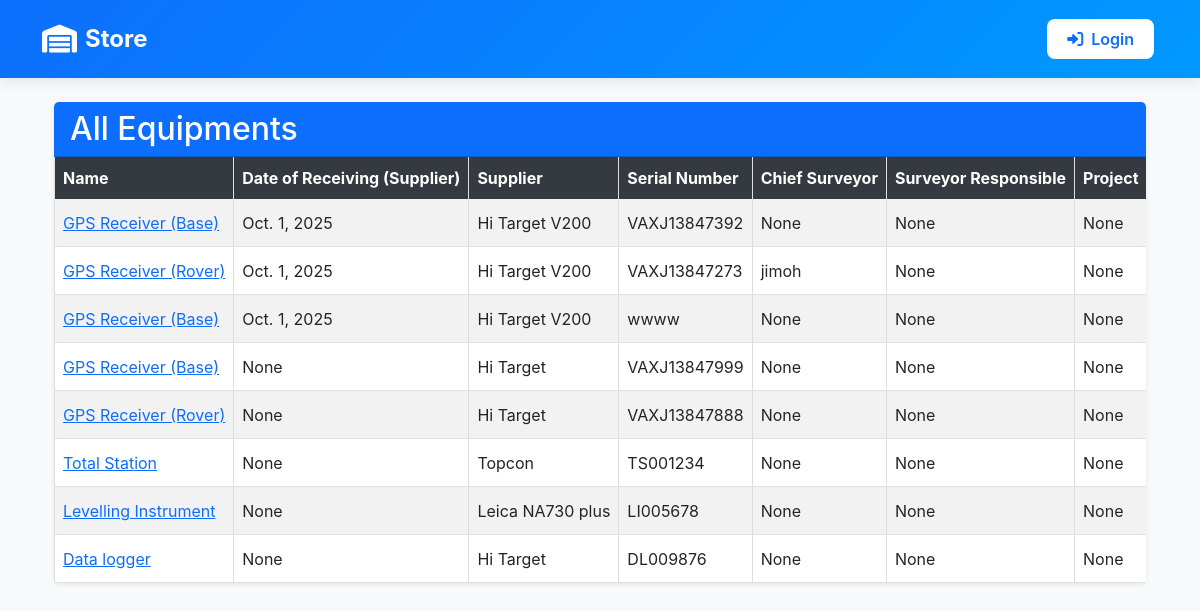
/store_all/, run on an earlier commit of the app's database.
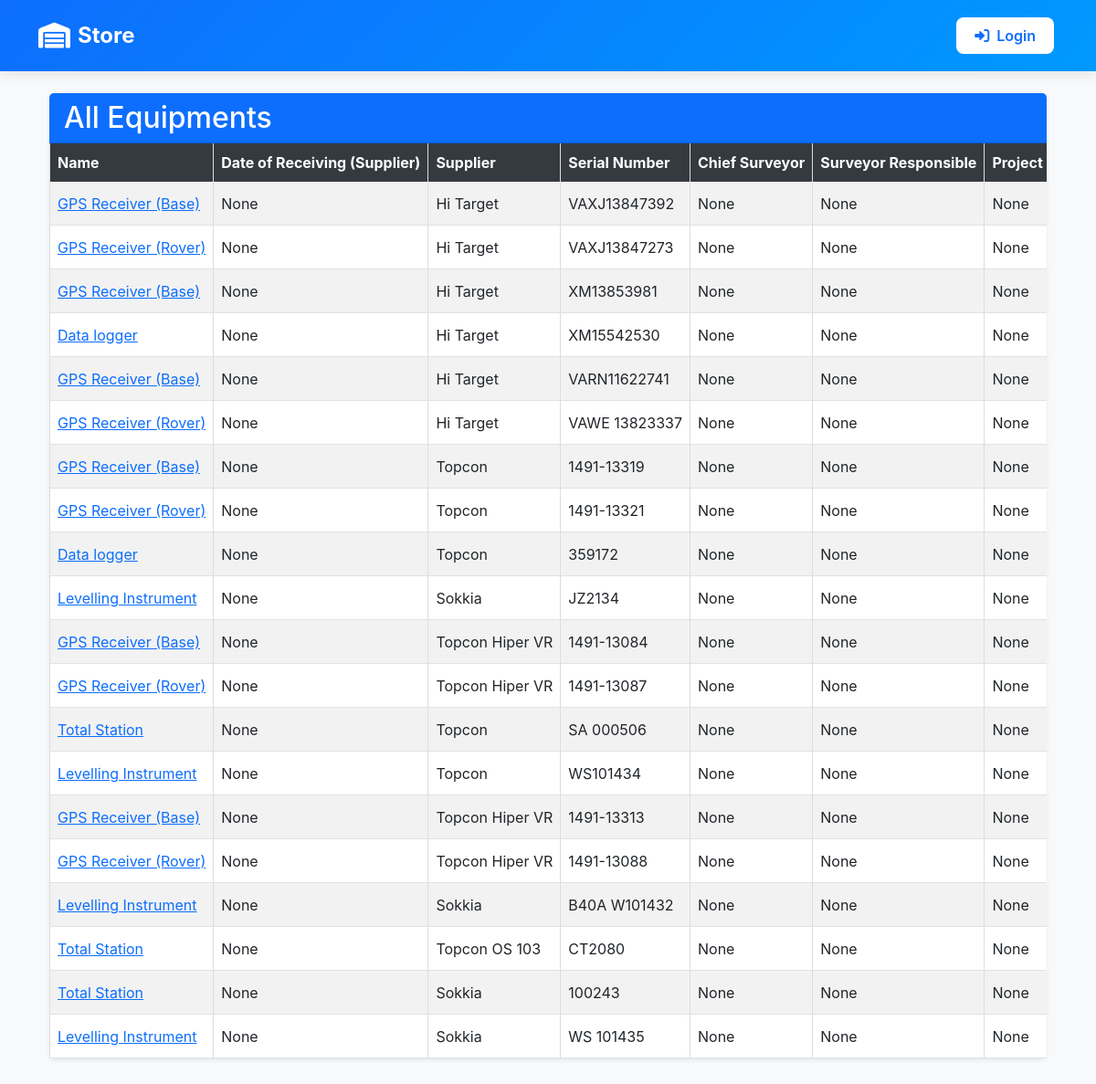
And on a later commit of the database.
### inventory/models.py (models this page shows, shortened)
class EquipmentsInSurvey(models.Model):
    EQUIPMENT_CHOICES = [
        ('GPS Receiver (Base)', 'GPS Receiver (Base)'),
        ('GPS Receiver (Rover)', 'GPS Receiver (Rover)'),
        ('Data logger', 'Data logger'),
        ('External Radio', "External Radio"),
        ('Total Station', "Total Station"),
        ('Levelling Instrument', 'Levelling Instrument'),
        ('Eco Sounder', 'Eco Sounder'),
    ]
    owner_choice = [
        ('Hi-Tech', "Hi-Tech"),
        ("Sub-Contractor", "Sub-Contractor")
    ]
    name = models.CharField(max_length=100, help_text="Equipment Name", choices=EQUIPMENT_CHOICES)
    date_of_receiving_from_supplier = models.DateField(blank=True, null=True)
    supplier = models.CharField(max_length=100, help_text="Manufacturer/Model from CSV")
    owner = models.CharField(max_length=20, choices=owner_choice)
    serial_number = models.CharField(max_length=100, help_text="Equipment Serial Number")
    condition = models.CharField(max_length=50, help_text="Equipment condition from CSV", default="Good")
    CONDITION_AFTER_USE_CHOICES = [
        ("Good", "Good"),
        ("Need Repair", "Need Repair")
    ]
    chief_surveyor = models.ForeignKey(User, on_delete=models.CASCADE, null=True, blank=True)
    surveyor_responsible = models.CharField(max_length=100, null=True, blank=True, help_text="Name of the surveyor responsible for the equipment")
    quantity = models.PositiveBigIntegerField(default=1, help_text="Number of Quantity")
    project = models.CharField(max_length=20, choices=[('Coastal Road', 'Coastal Road'), ('Sokoto', 'Sokoto')], blank=True, null=True, help_text="Project Name")
    section = models.CharField(max_length=100, null=True, blank=True)
    date_receiving_from_department = models.DateField(blank=True, null=True, help_text="Date when the equipment was received from the department")
    status = models.CharField(choices=[('In Store', 'In Store'), ('In Field', 'In Field'), ('With Chief Surveyor', 'With Chief Surveyor'), ('Returning', 'Returning'), ('Delivering', 'Delivering')], max_length=100, default='In Store', blank=True, null=True, help_text="Current status of the equipment")
    delivery_status = models.CharField(max_length=10, choices=[('Delivered', 'Delivered'), ('Delivering', 'Delivering'), ('Cancelled', 'Cancelled')], null=True, blank=True)
    return_comment = models.TextField(null=True, blank=True, help_text="Comment when equipment is returned")
    return_date = models.DateTimeField(null=True, blank=True, help_text="Date when equipment was returned")

### inventory/views.py (the view)
# urls.py: path('store_all/', store_all, name='store_all'),
def store_all(request):
    data = EquipmentsInSurvey.objects.all()
    return render(request, 'inventory/store_all.html', {'data': data})

### inventory/context_processors.py (called while the page is built)
def is_admin(request):
    return {'is_admin': request.user.is_authenticated and request.user.is_superuser}

### inventory/templates/inventory/store_all.html (shortened to what this page needs)
{% extends 'base/base_dashboard.html' %}
{% block content %}
<div class="container-fluid mt-4">
    <div class="card shadow-sm border-0">
        <div class="card-header bg-primary text-white">
            <h2 class="mb-0">All Equipments</h2>
        </div>
        <div class="card-body p-0">
            <div class="table-responsive" style="overflow-x: auto; -webkit-overflow-scrolling: touch;">
                <table class="table table-striped table-hover table-bordered align-middle mb-0">
                    <thead class="table-dark">
                        <tr>
                            <th>Name</th>
                            <th>Date of Receiving (Supplier)</th>
                            <th>Supplier</th>
                            <th>Serial Number</th>
                            <th>Chief Surveyor</th>
                            <th>Surveyor Responsible</th>
                            <th>Project</th>
                        </tr>
                    </thead>
                    <tbody>
                        {% for info in data %}
                        <tr>
                            <td><a href="{% url 'equipment_detail' info.id %}">{{ info.name }}</a></td>
                            <td>{{ info.date_of_receiving_from_supplier }}</td>
                            <td>{{ info.supplier }}</td>
                            <td>{{ info.serial_number }}</td>
                            <td>{{ info.chief_surveyor }}</td>
                            <td>{{ info.surveyor_responsible }}</td>
                            <td>{{ info.project }}</td>
                        </tr>
                        {% endfor %}
                    </tbody>
                </table>
            </div>
        </div>
    </div>
</div>
{% endblock %}

### templates/base/base_dashboard.html (shortened to what this page needs)
<!DOCTYPE html>
<html lang="en">
<head>
    {% load static %}
    <link href="https://cdn.jsdelivr.net/npm/bootstrap@5.3.0-alpha1/dist/css/bootstrap.min.css" rel="stylesheet">
    <link href="https://cdnjs.cloudflare.com/ajax/libs/font-awesome/6.0.0/css/all.min.css" rel="stylesheet">
</head>
<body>
<nav class="navbar navbar-expand-lg navbar-dark sticky-top">
    <div class="container">
        <a class="navbar-brand" href="{% if is_admin %}{% url 'store' %}{% else %}#{% endif %}">
            <i class="fas fa-warehouse"></i>
            {% if is_admin %}Head Office{% else %}Store{% endif %}
        </a>
        <div class="collapse navbar-collapse" id="navbarNav">
            <ul class="navbar-nav ms-auto align-items-center">
                {% if user.is_authenticated or is_admin %}
                    <li class="nav-item">
                        <div class="user-welcome">
                            <i class="fas fa-user-circle"></i>
                            <span>Hello, {{ user.username }}</span>
                        </div>
                    </li>
                    {% if is_admin %}
                        <li class="nav-item">
                            <a class="nav-link {% if request.resolver_match.url_name == 'store' %}active{% endif %}"
                               href="{% url 'store' %}">
                                <i class="fas fa-store me-2"></i>Store
                            </a>
                        </li>
                        <li class="nav-item">
                            <a class="nav-link {% if request.resolver_match.url_name == 'store_all' %}active{% endif %}"
                               href="{% url 'store_all' %}">
                                <i class="fas fa-boxes me-2"></i>All Equipment
                            </a>
                        </li>
                        <li class="nav-item">
                            <a class="nav-link {% if request.resolver_match.url_name == 'store_field' %}active{% endif %}"
                               href="{% url 'store_field' %}">
                                <i class="fas fa-map-marked-alt me-2"></i>In Field
                            </a>
                        </li>
                        <li class="nav-item">
                            <a class="nav-link {% if request.resolver_match.url_name == 'store_returning' %}active{% endif %}"
                               href="{% url 'store_returning' %}">
                                <i class="fas fa-undo me-2"></i>Returning
                            </a>
                        </li>
                        <li class="nav-item">
                            <a class="nav-link {% if request.resolver_match.url_name == 'delivery' %}active{% endif %}"
                               href="{% url 'delivery' %}">
                                <i class="fas fa-truck me-2"></i>Delivery
                            </a>
                        </li>
                        <li class="nav-item">
                            <a class="nav-link {% if request.resolver_match.url_name == 'personnel_list' %}active{% endif %}"
                               href="{% url 'personnel_list' %}">
                                <i class="fas fa-users me-2"></i>Personnel
                            </a>
                        </li>
                    {% else %}
                        <li class="nav-item">
                            <a class="nav-link {% if request.resolver_match.url_name == 'request_equipment' %}active{% endif %}"
                               href="{% url 'request_equipment' %}">
                                <i class="fas fa-shopping-cart me-2"></i>My Store
                            </a>
                        </li>
                        <li class="nav-item">
                            <a class="nav-link {% if request.resolver_match.url_name == 'profile' %}active{% endif %}"
                               href="{% url 'profile' %}">
                                <i class="fas fa-clipboard-list me-2"></i>In Field
                            </a>
                        </li>
                        <li class="nav-item">
                            <a class="nav-link {% if request.resolver_match.url_name == 'store_returning' %}active{% endif %}"
                               href="{% url 'store_returning' %}">
                                <i class="fas fa-undo me-2"></i>Returning
                            </a>
                        </li>
                        <li class="nav-item">
                            <a class="nav-link {% if request.resolver_match.url_name == 'delivery' %}active{% endif %}"
                               href="{% url 'delivery' %}">
                                <i class="fas fa-truck me-2"></i>Delivery
                            </a>
                        </li>
                    {% endif %}
                    <li class="nav-item">
                        <form method="POST" action="{% url 'logout' %}">
                            {% csrf_token %}
                            <button type="submit" class="btn nav-btn">
                                <i class="fas fa-sign-out-alt me-2"></i>Logout
                            </button>
                        </form>
                    </li>
                {% else %}
                    <li class="nav-item">
                        <a class="nav-link nav-btn" href="{% url 'login' %}">
                            <i class="fas fa-sign-in-alt me-2"></i>Login
                        </a>
                    </li>
                {% endif %}
            </ul>
        </div>
    </div>
</nav>
<div class="container">
    {% block content %}
    {% endblock %}
</div>
</body>
</html>

### templates/base/base_dashboard.html (style rules this page uses)
.navbar { padding: 1rem 0; background: linear-gradient(135deg, #0d6efd 0%, #0099ff 100%) !important; box-shadow: 0 2px 15px rgba(0, 0, 0, 0.1); }
.navbar-brand { font-size: 1.5rem; font-weight: 700; color: white !important; display: flex; align-items: center; gap: 0.5rem; }
.navbar-brand i { font-size: 1.75rem; }
.nav-item { margin: 0 0.25rem; }
.nav-link { color: rgba(255, 255, 255, 0.9) !important; font-weight: 500; padding: 0.5rem 1rem !important; border-radius: 0.5rem; transition: all 0.3s ease; }
.nav-btn { color: #0d6efd !important; background: white; border-radius: 0.5rem; padding: 0.5rem 1.25rem !important; font-weight: 600; transition: all 0.3s ease; }
body { font-family: 'Inter', Arial, sans-serif; margin: 0; padding: 0; background-color: #f8f9fa; }
table { width: 100%; border-collapse: collapse; }
th, td { border: 1px solid #ddd; padding: 8px; text-align: left; }
th { background-color: #f2f2f2; }
tr:nth-child(even) { background-color: #f9f9f9; }

### inventory/templates/inventory/store_all.html (style rules this page uses)
.table-responsive { max-height: calc(100vh - 200px); overflow-y: auto; }
.table th { position: sticky; top: 0; background: #343a40; z-index: 1; }
.table td { white-space: nowrap; }
.table th { white-space: nowrap; }

What changed in the data, as far as the page shows it:
removed EquipmentsInSurvey: name "GPS Receiver (Base)", date_of_receiving_from_supplier "Oct. 1, 2025", supplier "Hi Target V200", serial_number "VAXJ13847392", chief_surveyor "None", surveyor_responsible "None", project "None"
removed EquipmentsInSurvey: name "GPS Receiver (Rover)", date_of_receiving_from_supplier "Oct. 1, 2025", supplier "Hi Target V200", serial_number "VAXJ13847273", chief_surveyor "jimoh", surveyor_responsible "None", project "None"
removed EquipmentsInSurvey: name "GPS Receiver (Base)", date_of_receiving_from_supplier "Oct. 1, 2025", supplier "Hi Target V200", serial_number "wwww", chief_surveyor "None", surveyor_responsible "None", project "None"
removed EquipmentsInSurvey: name "GPS Receiver (Base)", date_of_receiving_from_supplier "None", supplier "Hi Target", serial_number "VAXJ13847999", chief_surveyor "None", surveyor_responsible "None", project "None"
removed EquipmentsInSurvey: name "GPS Receiver (Rover)", date_of_receiving_from_supplier "None", supplier "Hi Target", serial_number "VAXJ13847888", chief_surveyor "None", surveyor_responsible "None", project "None"
removed EquipmentsInSurvey: name "Total Station", date_of_receiving_from_supplier "None", supplier "Topcon", serial_number "TS001234", chief_surveyor "None", surveyor_responsible "None", project "None"
removed EquipmentsInSurvey: name "Levelling Instrument", date_of_receiving_from_supplier "None", supplier "Leica NA730 plus", serial_number "LI005678", chief_surveyor "None", surveyor_responsible "None", project "None"
removed EquipmentsInSurvey: name "Data logger", date_of_receiving_from_supplier "None", supplier "Hi Target", serial_number "DL009876", chief_surveyor "None", surveyor_responsible "None", project "None"
added EquipmentsInSurvey: name "GPS Receiver (Base)", date_of_receiving_from_supplier "None", supplier "Hi Target", serial_number "VAXJ13847392", chief_surveyor "None", surveyor_responsible "None", project "None"
added EquipmentsInSurvey: name "GPS Receiver (Rover)", date_of_receiving_from_supplier "None", supplier "Hi Target", serial_number "VAXJ13847273", chief_surveyor "None", surveyor_responsible "None", project "None"
added EquipmentsInSurvey: name "GPS Receiver (Base)", date_of_receiving_from_supplier "None", supplier "Hi Target", serial_number "XM13853981", chief_surveyor "None", surveyor_responsible "None", project "None"
added EquipmentsInSurvey: name "Data logger", date_of_receiving_from_supplier "None", supplier "Hi Target", serial_number "XM15542530", chief_surveyor "None", surveyor_responsible "None", project "None"
added EquipmentsInSurvey: name "GPS Receiver (Base)", date_of_receiving_from_supplier "None", supplier "Hi Target", serial_number "VARN11622741", chief_surveyor "None", surveyor_responsible "None", project "None"
added EquipmentsInSurvey: name "GPS Receiver (Rover)", date_of_receiving_from_supplier "None", supplier "Hi Target", serial_number "VAWE 13823337", chief_surveyor "None", surveyor_responsible "None", project "None"
added EquipmentsInSurvey: name "GPS Receiver (Base)", date_of_receiving_from_supplier "None", supplier "Topcon", serial_number "1491-13319", chief_surveyor "None", surveyor_responsible "None", project "None"
added EquipmentsInSurvey: name "GPS Receiver (Rover)", date_of_receiving_from_supplier "None", supplier "Topcon", serial_number "1491-13321", chief_surveyor "None", surveyor_responsible "None", project "None"
added EquipmentsInSurvey: name "Data logger", date_of_receiving_from_supplier "None", supplier "Topcon", serial_number "359172", chief_surveyor "None", surveyor_responsible "None", project "None"
added EquipmentsInSurvey: name "Levelling Instrument", date_of_receiving_from_supplier "None", supplier "Sokkia", serial_number "JZ2134", chief_surveyor "None", surveyor_responsible "None", project "None"
added EquipmentsInSurvey: name "GPS Receiver (Base)", date_of_receiving_from_supplier "None", supplier "Topcon Hiper VR", serial_number "1491-13084", chief_surveyor "None", surveyor_responsible "None", project "None"
added EquipmentsInSurvey: name "GPS Receiver (Rover)", date_of_receiving_from_supplier "None", supplier "Topcon Hiper VR", serial_number "1491-13087", chief_surveyor "None", surveyor_responsible "None", project "None"
added EquipmentsInSurvey: name "Total Station", date_of_receiving_from_supplier "None", supplier "Topcon", serial_number "SA 000506", chief_surveyor "None", surveyor_responsible "None", project "None"
added EquipmentsInSurvey: name "Levelling Instrument", date_of_receiving_from_supplier "None", supplier "Topcon", serial_number "WS101434", chief_surveyor "None", surveyor_responsible "None", project "None"
added EquipmentsInSurvey: name "GPS Receiver (Base)", date_of_receiving_from_supplier "None", supplier "Topcon Hiper VR", serial_number "1491-13313", chief_surveyor "None", surveyor_responsible "None", project "None"
added EquipmentsInSurvey: name "GPS Receiver (Rover)", date_of_receiving_from_supplier "None", supplier "Topcon Hiper VR", serial_number "1491-13088", chief_surveyor "None", surveyor_responsible "None", project "None"
added EquipmentsInSurvey: name "Levelling Instrument", date_of_receiving_from_supplier "None", supplier "Sokkia", serial_number "B40A W101432", chief_surveyor "None", surveyor_responsible "None", project "None"
added EquipmentsInSurvey: name "Total Station", date_of_receiving_from_supplier "None", supplier "Topcon OS 103", serial_number "CT2080", chief_surveyor "None", surveyor_responsible "None", project "None"
added EquipmentsInSurvey: name "Total Station", date_of_receiving_from_supplier "None", supplier "Sokkia", serial_number "100243", chief_surveyor "None", surveyor_responsible "None", project "None"
added EquipmentsInSurvey: name "Levelling Instrument", date_of_receiving_from_supplier "None", supplier "Sokkia", serial_number "WS 101435", chief_surveyor "None", surveyor_responsible "None", project "None"
